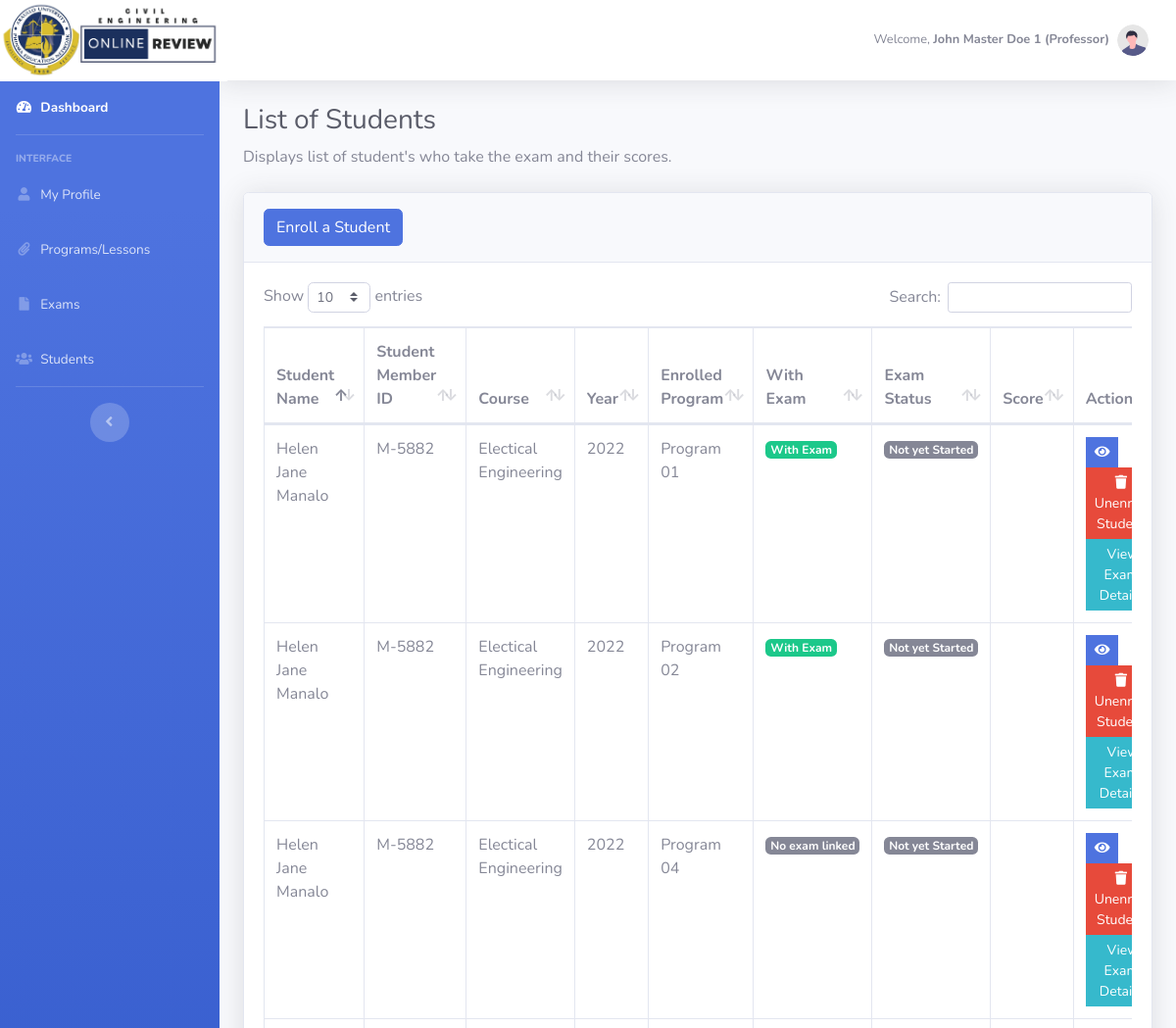
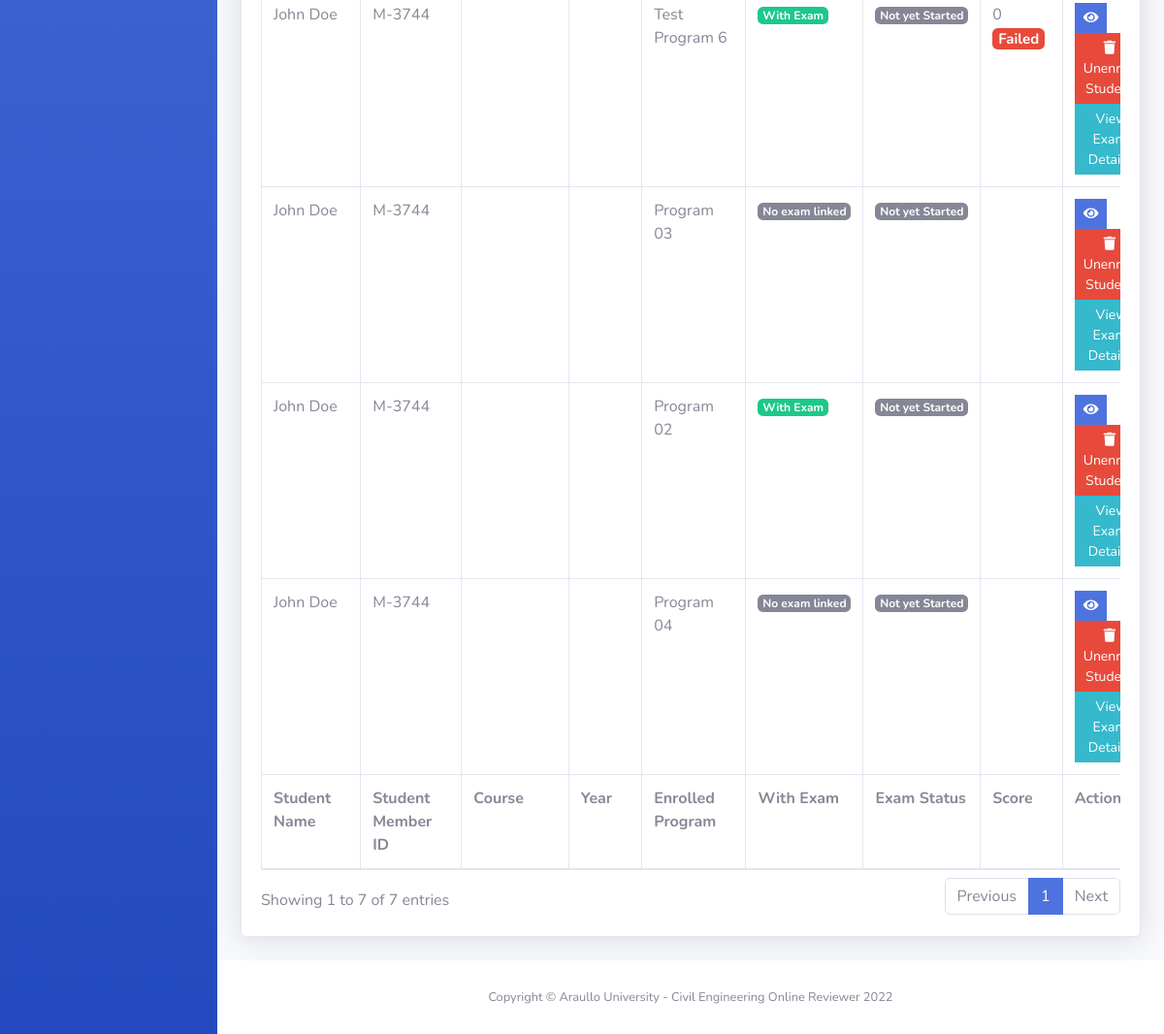
The app's page /dashboard/admin_students.php (signed in), older data (2 pictures, top to bottom).
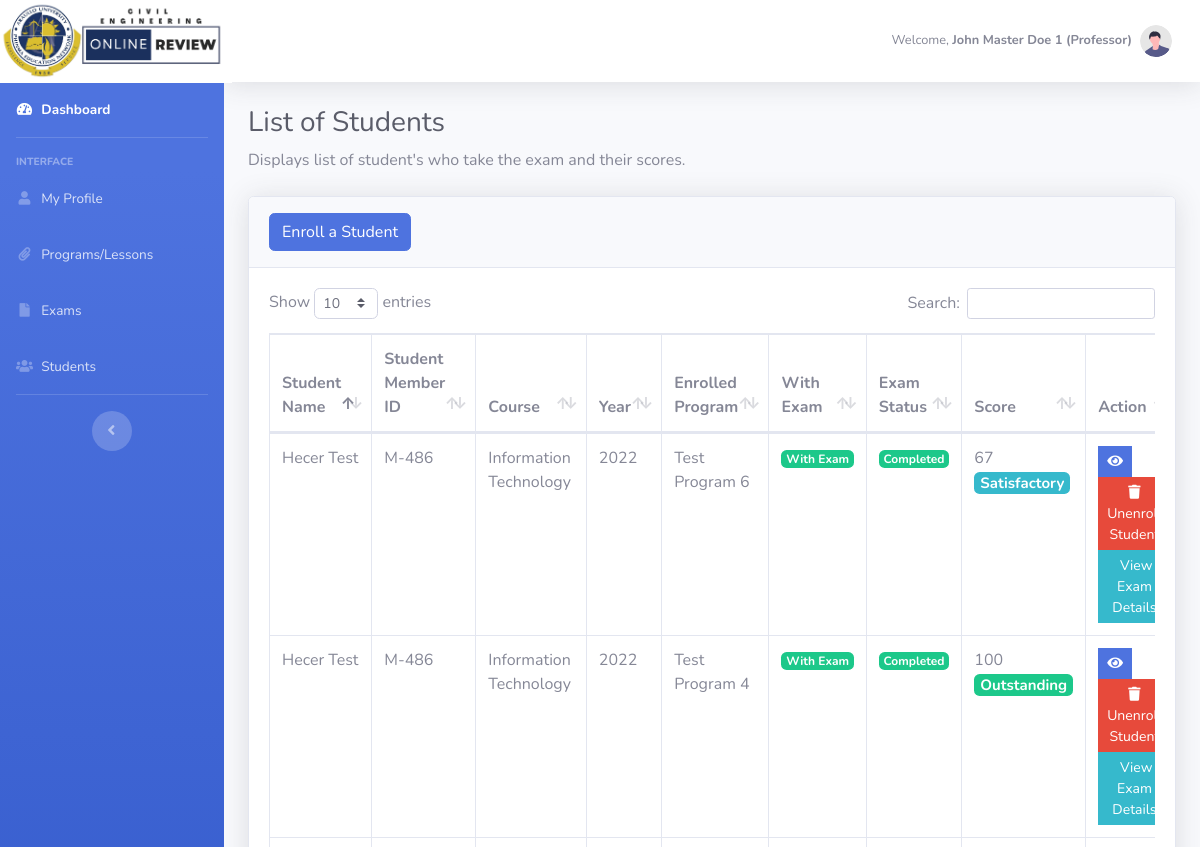
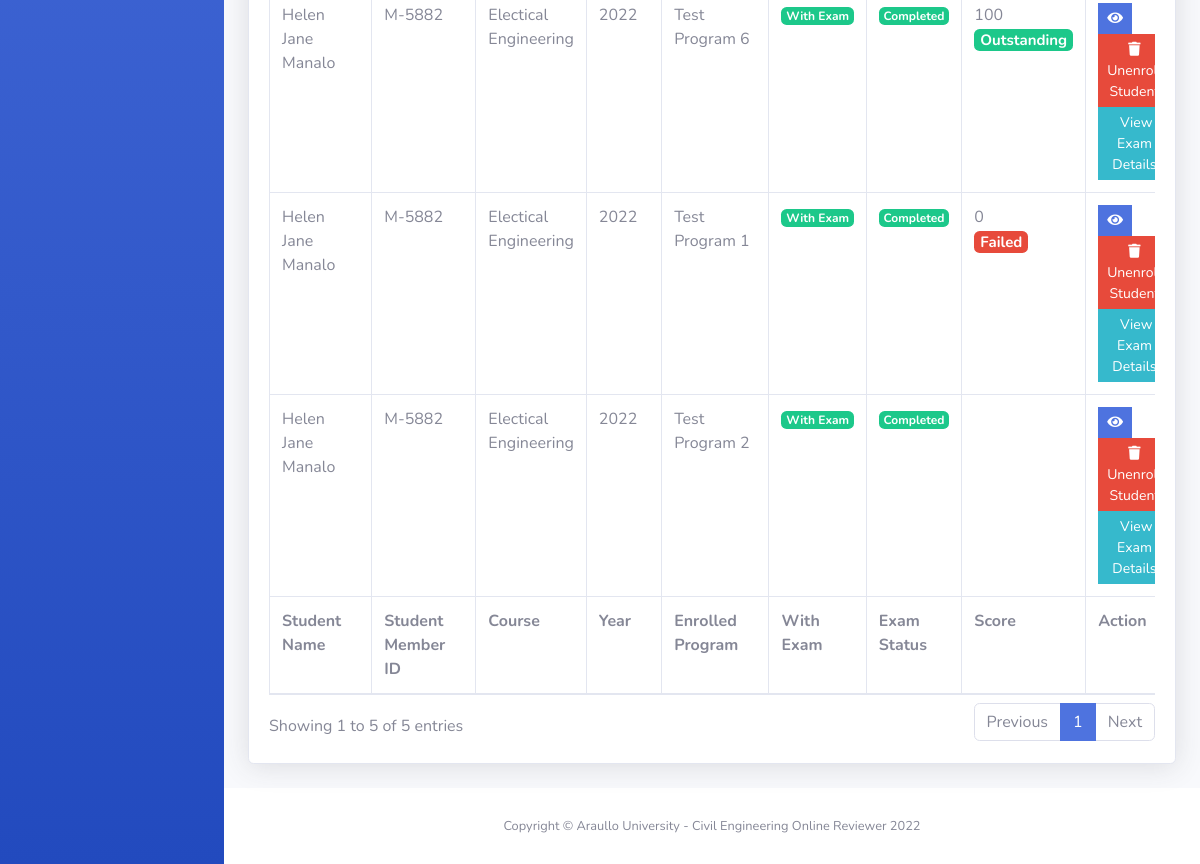
The same page, newer data (2 pictures, top to bottom).
### tables this page shows
CREATE TABLE `user_account` (
  `id` int(11) NOT NULL,
  `member_id` varchar(50) NOT NULL,
  `email_address` varchar(50) NOT NULL,
  `firstname` varchar(50) NOT NULL,
  `last_name` varchar(50) NOT NULL,
  `phone_number` int(11) NOT NULL,
  `age` int(11) NOT NULL,
  `birthday` varchar(50) NOT NULL,
  `religion` varchar(50) NOT NULL,
  `blood_type` varchar(50) NOT NULL,
  `upload_image` varchar(255) NOT NULL,
  `gender` varchar(50) NOT NULL,
  `user_type` varchar(25) NOT NULL,
  `password` varchar(255) NOT NULL,
  `date_created` varchar(100) NOT NULL,
  `date_updated` varchar(100) NOT NULL
);

CREATE TABLE `students` (
  `student_id` int(11) NOT NULL,
  `account_id` int(11) NOT NULL,
  `member_id` varchar(50) NOT NULL,
  `student_member_id` varchar(50) NOT NULL,
  `program_id` int(11) NOT NULL,
  `stud_exam_status` int(11) NOT NULL,
  `exam_score` int(11) NOT NULL,
  `score_status` varchar(20) NOT NULL,
  `unenroll_student` int(11) NOT NULL,
  `date_modified` datetime NOT NULL
);

CREATE TABLE `user_additional_information` (
  `user_account_id` int(11) NOT NULL,
  `member_id` varchar(50) NOT NULL,
  `academic_year` int(5) NOT NULL,
  `teaching_class` varchar(50) NOT NULL,
  `course` varchar(50) NOT NULL,
  `section` varchar(100) NOT NULL,
  `class` varchar(100) NOT NULL
);

CREATE TABLE `programs` (
  `program_id` int(50) NOT NULL,
  `member_id` varchar(50) NOT NULL,
  `program_name` varchar(100) NOT NULL,
  `short_desc` longtext NOT NULL,
  `with_exam` int(2) NOT NULL,
  `upload_image` varchar(255) NOT NULL,
  `date_created` datetime NOT NULL,
  `date_modified` datetime NOT NULL
);

### dashboard/model/Admin.php (called while the page is built, shortened)
<?php
	class Admin {
		public $db;
		public function __construct(){
			$this->db = new mysqli(DB_HOST, DB_USER, DB_PASSWORD, DB_DATABASE);
		}
        public function get_admin_info($email_address){
    		$sql3="SELECT CONCAT_WS(' ', a.firstname, a.last_name) as fullname,
                        a.firstname,
                        a.last_name,
                        a.member_id,
                        a.email_address,
                        a.gender,
                        a.age,
                        a.birthday,
                        a.religion,
                        a.blood_type,
                        a.phone_number,
                        b.academic_year,
                        b.teaching_class,
                        b.section
                FROM user_account a
                LEFT JOIN user_additional_information b ON b.member_id = a.member_id
                WHERE a.email_address = '$email_address' AND user_type='Professor'";
	        $result = mysqli_query($this->db,$sql3);
	        return $user_data = mysqli_fetch_assoc($result);
    	}
    	public function get_fullname($email_address){
    		$sql3="SELECT CONCAT_WS(' ', firstname, last_name) as fullname FROM user_account WHERE email_address = '$email_address'";
	        $result = mysqli_query($this->db,$sql3);
	        $user_data = mysqli_fetch_array($result);
	        return $user_data['fullname'];
    	}
    	public function get_usertype($email_address){
    		$sql3="SELECT user_type FROM user_account WHERE email_address = '$email_address'";
	        $result = mysqli_query($this->db,$sql3);
	        $user_data = mysqli_fetch_array($result);
	        return $user_data['user_type'];
    	}
        public function get_all_students_list($member_id) {
    		$sql3="SELECT * FROM students a
                    LEFT JOIN programs b on b.program_id = a.program_id
                    LEFT JOIN user_account c on c.member_id = a.student_member_id
                    LEFT JOIN user_additional_information d on d.member_id = c.member_id
                    LEFT JOIN exam e on b.program_id = e.program_id
                    WHERE a.member_id = '$member_id'
                    AND c.user_type = 'Student'
                    AND unenroll_student = '0'";
	        $result = mysqli_query($this->db,$sql3);
	        return $result_data = mysqli_fetch_all($result,MYSQLI_ASSOC);
        }
	}
?>

### dashboard/admin_students.php (the view, shortened to what this page needs)
<?php
    include_once('db_header.php');
?>
    <h1 class="h3 mb-2 text-gray-800">List of Students</h1>
    <p class="mb-4">Displays list of student's who take the exam and their scores.</p>
    <div class="card shadow mb-4">
        <div class="card-header py-3">
            <h6 class="m-0 font-weight-bold text-primary">
                <a class="btn btn-primary" href="enroll_student.php?action=add">Enroll a Student</a>
            </h6>
        </div>
        <div class="card-body">
            <div class="table-responsive">
                <table class="table table-bordered" id="dataTable" width="100%" cellspacing="0">
                    <thead>
                        <tr>
                            <th>Student Name</th>
                            <th>Student Member ID</th>
                            <th>Course</th>
                            <th>Year</th>
                            <th>Enrolled Program</th>
                            <th>With Exam</th>
                            <th>Exam Status</th>
                            <th>Score</th>
                            <th>Action</th>
                        </tr>
                    </thead>
                    <tfoot>
                        <tr>
                            <th>Student Name</th>
                            <th>Student Member ID</th>
                            <th>Course</th>
                            <th>Year</th>
                            <th>Enrolled Program</th>
                            <th>With Exam</th>
                            <th>Exam Status</th>
                            <th>Score</th>
                            <th>Action</th>
                        </tr>
                    </tfoot>
                    <tbody>
                        <?php
                            $get_profile_info =  $admin->get_admin_info($_SESSION['email_address']);
                            $get_students_list =  $admin->get_all_students_list($get_profile_info['member_id']);
                            foreach($get_students_list as $students) {
                        ?>
                            <tr>
                                <td><?php echo $students['firstname'].' '.$students['last_name'] ?></td>
                                <td><?php echo $students['student_member_id'] ?></td>
                                <td><?php echo $students['course'] ?></td>
                                <td><?php echo $students['academic_year'] ?></td>
                                <td><?php echo $students['program_name'] ?></td>
                                <td>
                                    <?php
                                        if($students['with_exam'] == 2) {
                                    ?>
                                        <span class="badge badge-secondary">No exam linked</span>
                                    <?php
                                        }
                                        else {
                                    ?>
                                        <span class="badge badge-success">With Exam</span>
                                    <?php
                                        }
                                    ?>
                                </td>
                                <td>
                                    <?php
                                        if($students['with_exam'] != 0) {
                                            if($students['stud_exam_status'] == 0) {
                                    ?>
                                                <span class="badge badge-secondary">Not yet Started</span>
                                    <?php
                                            }
                                            else if($students['stud_exam_status'] == '1') {
                                    ?>
                                                <span class="badge badge-info">Started</span>
                                    <?php
                                            }
                                            else if($students['stud_exam_status'] == '2') {
                                    ?>
                                            <span class="badge badge-success">Completed</span>
                                    <?php
                                            }
                                        }
                                    ?>
                                </td>
                                <td>
                                    <?php
                                        if($students['exam_category_id'] == 2) {
                                            echo $score = $students['exam_score'];
                                            if(($score >= 25 && $score < 60) || ($score == 0)) {
                                    ?>
                                                <h5><span class="badge badge-danger">Failed</span></h5>
                                    <?php
                                            }
                                            elseif($score >= 60 && $score < 80) {
                                    ?>
                                            <h5><span class="badge badge-info">Satisfactory</span></h5>
                                    <?php
                                            }
                                            elseif($score >= 80 && $score < 95) {
                                    ?>
                                                <h5><span class="badge badge-primary">Passed</span></h5>
                                    <?php
                                            }
                                            elseif($score >= 95 && $score <= 100) {
                                    ?>
                                                <h5><span class="badge badge-success">Outstanding</span></h5>
                                    <?php
                                            }
                                        }
                                        else {
                                    ?>
                                    <?php
                                        }
                                    ?>
                                </td>
                                <td>
                                    <li class="list-inline-item">
                                        <a class="btn btn-primary btn-sm rounded-0" href="enroll_student.php?action=view_student&id=<?php echo $students['account_id']?>&student_id=<?php echo $students['student_id']?>"><i class="fa fa-eye"></i></a>
                                        <a class="btn btn-danger btn-sm rounded-0" href="admin/enroll_student.php?student_id=<?php echo $students['student_id']?>&id=<?php echo $students['account_id']?>"><i class="fa fa-trash"></i> Unenroll Student</a>
                                        <a class="btn btn-info btn-sm rounded-0" href="admin/enroll_student.php?student_id=<?php echo $students['student_id']?>&id=<?php echo $students['account_id']?>"><i class="fa fa-paper"></i> View Exam Details</a>
                                    </li>
                                </td>
                            </tr>
                        <?php
                            }
                        ?>
                    </tbody>
                </table>
            </div>
        </div>
    </div>
<?php
    include_once('db_footer.php');
?>

### dashboard/db_header.php (shortened to what this page needs)
<?php
    require_once ('model/Admin.php');
    $admin = new Admin();
?>
<!DOCTYPE html>
<html lang="en">
<head>
    <link href="vendor/fontawesome-free/css/all.min.css" rel="stylesheet" type="text/css">
    <link href="css/sb-admin-2.min.css" rel="stylesheet">
    <link href="vendor/datatables/dataTables.bootstrap4.min.css" rel="stylesheet">
</head>
<body id="page-top">
    <div id="wrapper">
        <?php
            include_once("menu.php")
        ?>
    <div id="content-wrapper" class="d-flex flex-column">
        <div id="content">
            <nav class="navbar navbar-expand navbar-light bg-white topbar mb-4 static-top shadow">
                <ul class="navbar-nav ml-auto">
                    <li class="nav-item dropdown no-arrow">
                        <a class="nav-link dropdown-toggle" href="#" id="userDropdown" role="button"
                            data-toggle="dropdown" aria-haspopup="true" aria-expanded="false">
                            <?php
                                if (isset($_SESSION['email_address'])) :
                            ?>
                                <span class="mr-2 d-none d-lg-inline text-gray-600 small">Welcome, <strong><?php echo $admin->get_fullname($_SESSION['email_address']); ?> (<?php echo $admin->get_usertype($_SESSION['email_address']); ?>)</strong></span>
                                <img class="img-profile rounded-circle"
                                    src="img/undraw_profile.svg">
                            <?php
                                endif
                            ?>
                        </a>
                    </li>
                </ul>
            </nav>
            <div class="container-fluid">

### dashboard/menu.php (shortened to what this page needs)
<ul class="navbar-nav bg-gradient-primary sidebar sidebar-dark accordion" id="accordionSidebar">
    <a class="sidebar-brand d-flex align-items-center justify-content-center" href="index.html">
        <div class="sidebar-brand-text mx-3"><img src="../assets/img/logo.png" height="85px" /></div>
    </a>
    <li class="nav-item active">
        <a class="nav-link" href="index.php">
            <i class="fas fa-fw fa-tachometer-alt"></i>
            <span>Dashboard</span></a>
    </li>
    <hr class="sidebar-divider">
    <div class="sidebar-heading">
        Interface
    </div>
    <?php if ($admin->get_usertype($_SESSION['email_address']) == 'Student') { ?>
        <li class="nav-item">
            <a class="nav-link" href="student_profile.php">
                <i class="fas fa-fw fa-user"></i>
                <span>My Profile</span>
            </a>
        </li>
        <li class="nav-item">
            <a class="nav-link" href="student_programs.php">
                <i class="fas fa-fw fa-paperclip"></i>
                <span>My Programs/Lessons</span>
            </a>
        </li>
        <li class="nav-item">
            <a class="nav-link" href="student_exams.php">
                <i class="fas fa-fw fa-file"></i>
                <span>My Exams</span>
            </a>
        </li>
    <?php } else { ?>
        <li class="nav-item">
            <a class="nav-link" href="admin_profile.php">
                <i class="fas fa-fw fa-user"></i>
                <span>My Profile</span>
            </a>
        </li>
        <li class="nav-item">
            <a class="nav-link" href="admin_programs.php">
                <i class="fas fa-fw fa-paperclip"></i>
                <span>Programs/Lessons</span>
            </a>
        </li>
        <li class="nav-item">
            <a class="nav-link" href="admin_exams.php">
                <i class="fas fa-fw fa-file"></i>
                <span>Exams</span>
            </a>
        </li>
        <li class="nav-item">
            <a class="nav-link" href="admin_students.php">
                <i class="fas fa-fw fa-users"></i>
                <span>Students</span>
            </a>
        </li>
    <?php } ?>
    <hr class="sidebar-divider">
    <div class="text-center d-none d-md-inline">
        <button class="rounded-circle border-0" id="sidebarToggle"></button>
    </div>
</ul>

### dashboard/db_footer.php (shortened to what this page needs)
    </div>
            </div>
    <footer class="sticky-footer bg-white">
                    <div class="container my-auto">
                        <div class="copyright text-center my-auto">
                            <span>Copyright &copy; Araullo University - Civil Engineering Online Reviewer 2022</span>
                        </div>
                    </div>
                </footer>
            </div>
        </div>
    </body>
</html>

Row changes from the older to the newer data that the page shows:
removed students: user_account.firstname "Helen Jane", user_account.last_name "Manalo", student_member "M-5882", user_additional_information.course "Electical Engineering", user_additional_information.academic_year "2022", program.program_name "Program 01", shows "With Exam", shows "Not yet Started"
removed students: user_account.firstname "John", user_account.last_name "Doe", student_member "M-3744", program.program_name "Test Program 6", shows "With Exam", shows "Not yet Started", exam_score "0", shows "Failed"
removed students: user_account.firstname "Helen Jane", user_account.last_name "Manalo", student_member "M-5882", user_additional_information.course "Electical Engineering", user_additional_information.academic_year "2022", program.program_name "Program 02", shows "With Exam", shows "Not yet Started"
removed students: user_account.firstname "Helen Jane", user_account.last_name "Manalo", student_member "M-5882", user_additional_information.course "Electical Engineering", user_additional_information.academic_year "2022", program.program_name "Program 04", shows "No exam linked", shows "Not yet Started"
removed students: user_account.firstname "John", user_account.last_name "Doe", student_member "M-3744", program.program_name "Program 03", shows "No exam linked", shows "Not yet Started"
removed students: user_account.firstname "John", user_account.last_name "Doe", student_member "M-3744", program.program_name "Program 02", shows "With Exam", shows "Not yet Started"
removed students: user_account.firstname "John", user_account.last_name "Doe", student_member "M-3744", program.program_name "Program 04", shows "No exam linked", shows "Not yet Started"
added students: user_account.firstname "Helen Jane", user_account.last_name "Manalo", student_member "M-5882", user_additional_information.course "Electical Engineering", user_additional_information.academic_year "2022", program.program_name "Test Program 6", shows "With Exam", stud_exam_status "Completed", exam_score "100", shows "Outstanding"
added students: user_account.firstname "Hecer", user_account.last_name "Test", student_member "M-486", user_additional_information.course "Information Technology", user_additional_information.academic_year "2022", program.program_name "Test Program 6", shows "With Exam", stud_exam_status "Completed", exam_score "67", shows "Satisfactory"
added students: user_account.firstname "Helen Jane", user_account.last_name "Manalo", student_member "M-5882", user_additional_information.course "Electical Engineering", user_additional_information.academic_year "2022", program.program_name "Test Program 1", shows "With Exam", stud_exam_status "Completed", exam_score "0", shows "Failed"
added students: user_account.firstname "Hecer", user_account.last_name "Test", student_member "M-486", user_additional_information.course "Information Technology", user_additional_information.academic_year "2022", program.program_name "Test Program 4", shows "With Exam", stud_exam_status "Completed", exam_score "100", shows "Outstanding"
added students: user_account.firstname "Helen Jane", user_account.last_name "Manalo", student_member "M-5882", user_additional_information.course "Electical Engineering", user_additional_information.academic_year "2022", program.program_name "Test Program 2", shows "With Exam", stud_exam_status "Completed"
Text that changed along with them:
text written by a page script: "Show entries Search: Showing 1 to 7 of 7 entries Previous 1 Next" → "Show entries Search: Showing 1 to 5 of 5 entries Previous 1 Next"
